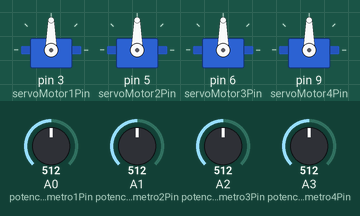
A sketch run on a simulated Arduino Uno, built with avr-gcc and run on an emulated ATmega328P. Parts: 4 × servo. The inputs (shaded band) are chosen by the test bench; at power-on: A0 (potenciometro1Pin) = 512, A1 (potenciometro2Pin) = 512, A2 (potenciometro3Pin) = 512, A3 (potenciometro4Pin) = 512.

Above: at 1.2 s.
1.3 s: A0 (potenciometro1Pin) set to 716
At 2.3 s:
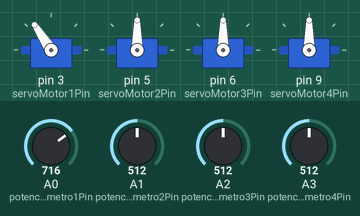
2.8 s: A1 (potenciometro2Pin) set to 716
At 3.4 s:
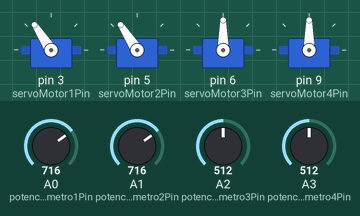
4.3 s: A2 (potenciometro3Pin) set to 716
At 5.5 s:
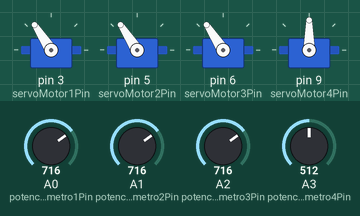
5.8 s: A3 (potenciometro4Pin) set to 716
At 7.0 s:
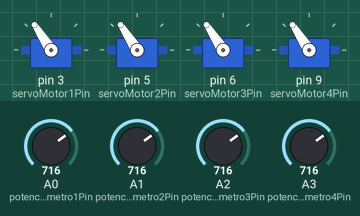
7.3 s: A0 (potenciometro1Pin) set to 992
At 8.2 s:
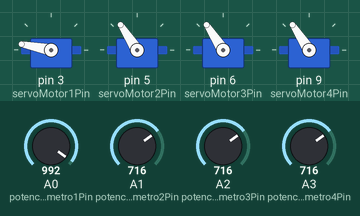
8.8 s: A1 (potenciometro2Pin) set to 992
At 9.3 s:
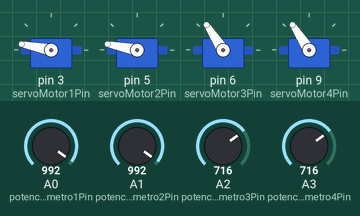
Timing chart, 0 to 11.3 s (numbered marks = the images above; inputs shaded):
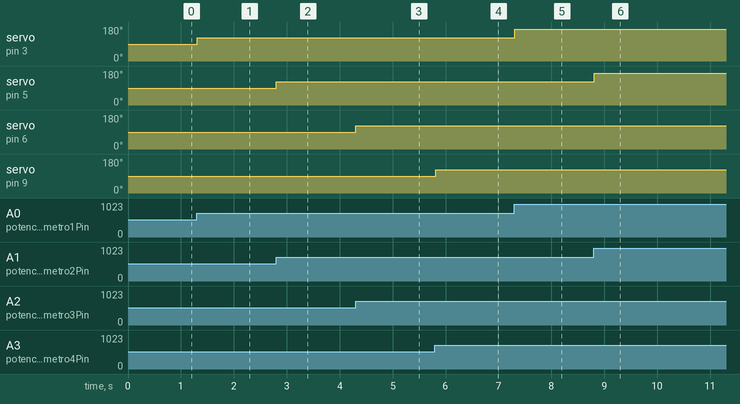

Measured:
- after the input at 1.3 s, servo on pin 3 (servoMotor1Pin): 90° → 123° at once
- after the input at 2.8 s, servo on pin 5 (servoMotor2Pin): 90° → 123° at once
- after the input at 4.3 s, servo on pin 6 (servoMotor3Pin): 90° → 123° at once
- after the input at 5.8 s, servo on pin 9 (servoMotor4Pin): 90° → 123° at once
- after the input at 7.3 s, servo on pin 3 (servoMotor1Pin): 123° → 169° at once
- after the input at 8.8 s, servo on pin 5 (servoMotor2Pin): 123° → 169° at once

The sketch:

bra_opotenciometro.ino
```cpp
#include "Servo.h" //biblioteca para controle do servomotor

//Criando objeto da classe Servo
Servo servoMotor1Obj;  //para controlar o servo 1
Servo servoMotor2Obj;  //para controlar o servo 2
Servo servoMotor3Obj;  //para controlar o servo 3
Servo servoMotor4Obj;  //para controlar o servo 4

//pinos analógicos dos potenciômetros
int const potenciometro1Pin = 0; //potenciômetro 1
int const potenciometro2Pin = 1; //potenciômetro 2
int const potenciometro3Pin = 2; //potenciômetro 3
int const potenciometro4Pin = 3; //potenciometro 4

//pino digital associado ao servomotor
int const servoMotor1Pin = 3; //controle do servomotor 1
int const servoMotor2Pin = 5; //controle do servomotor 2
int const servoMotor3Pin = 6; //controle do servomotor 3
int const servoMotor4Pin = 9; //controle do servomotor 4

//variáveis usadas para armazenar o valor lido nos potenciômetros
int valPotenciometro1; //potenciômetro 1
int valPotenciometro2; //potenciômetro 2
int valPotenciometro3; //potenciômetro 3
int valPotenciometro4; //potemciometro 4

//variáveis para armazenar os valores em graus dos servomotores
int valServo1; //servomotor 1
int valServo2; //servomotor 2
int valServo3; //servomotor 3
int valServo4; //servomotor 4

void setup() {
  //associando o pino digital ao objeto da classe Servo
  servoMotor1Obj.attach(servoMotor1Pin); //Servo 1
  servoMotor2Obj.attach(servoMotor2Pin); //Servo 2
  servoMotor3Obj.attach(servoMotor3Pin); //Servo 3
  servoMotor4Obj.attach(servoMotor4Pin); //Servo 4
}

void loop()
{
  //lendo os valores dos potenciômetros
  //o (intervalo do potenciômetro é entre 0 e 1023)
  valPotenciometro1 = analogRead(potenciometro1Pin);
  valPotenciometro2 = analogRead(potenciometro2Pin);
  valPotenciometro3 = analogRead(potenciometro3Pin);
  valPotenciometro4 = analogRead(potenciometro4Pin);

  //mapeando os valores dos potenciômetros para a escala
  //do servo (intervalo entre 5 e 175 graus)
  valServo1 = map(valPotenciometro1, 0, 1023, 5, 175);
  valServo2 = map(valPotenciometro2, 0, 1023, 5, 175);
  valServo3 = map(valPotenciometro3, 0, 1023, 5, 175);
  valServo4 = map(valPotenciometro4, 0, 1023, 5, 175);

  //definindo o valor/posição dos servomotores em graus
  servoMotor1Obj.write(valServo1);
  servoMotor2Obj.write(valServo2);
  servoMotor3Obj.write(valServo3);
  servoMotor4Obj.write(valServo4);

  delay(15);
}
```
